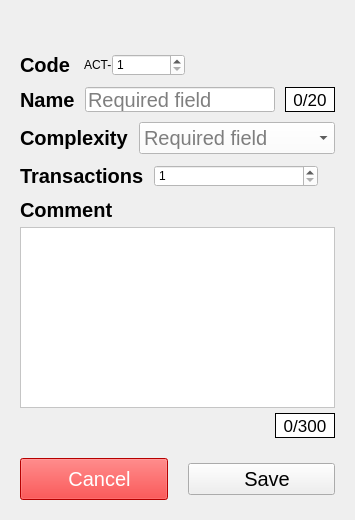
<?xml version="1.0" encoding="UTF-8"?>
<ui version="4.0">
 <class>Dialog</class>
 <widget class="QDialog" name="Dialog">
  <property name="geometry">
   <rect>
    <x>0</x>
    <y>0</y>
    <width>355</width>
    <height>520</height>
   </rect>
  </property>
  <property name="sizePolicy">
   <sizepolicy hsizetype="Fixed" vsizetype="Fixed">
    <horstretch>0</horstretch>
    <verstretch>0</verstretch>
   </sizepolicy>
  </property>
  <property name="windowTitle">
   <string>Dialog</string>
  </property>
  <property name="styleSheet">
   <string notr="true"/>
  </property>
  <layout class="QGridLayout" name="gridLayout">
   <property name="leftMargin">
    <number>20</number>
   </property>
   <property name="topMargin">
    <number>15</number>
   </property>
   <property name="rightMargin">
    <number>20</number>
   </property>
   <property name="bottomMargin">
    <number>20</number>
   </property>
   <property name="spacing">
    <number>10</number>
   </property>
   <item row="2" column="0">
    <layout class="QHBoxLayout" name="name_HorizontalLayout">
     <property name="spacing">
      <number>10</number>
     </property>
     <item>
      <widget class="QLabel" name="name_Label">
       <property name="font">
        <font>
         <family>Arial</family>
         <pointsize>15</pointsize>
         <bold>true</bold>
        </font>
       </property>
       <property name="text">
        <string>Name</string>
       </property>
      </widget>
     </item>
     <item>
      <widget class="QLineEdit" name="name_LineEdit">
       <property name="minimumSize">
        <size>
         <width>0</width>
         <height>25</height>
        </size>
       </property>
       <property name="font">
        <font>
         <family>Arial</family>
         <pointsize>15</pointsize>
        </font>
       </property>
       <property name="mouseTracking">
        <bool>false</bool>
       </property>
       <property name="focusPolicy">
        <enum>Qt::WheelFocus</enum>
       </property>
       <property name="acceptDrops">
        <bool>false</bool>
       </property>
       <property name="styleSheet">
        <string notr="true">background:white;
color: black;</string>
       </property>
       <property name="maxLength">
        <number>20</number>
       </property>
       <property name="cursorPosition">
        <number>0</number>
       </property>
       <property name="placeholderText">
        <string>Required field</string>
       </property>
      </widget>
     </item>
     <item>
      <widget class="QLabel" name="nameCounter_Label">
       <property name="minimumSize">
        <size>
         <width>50</width>
         <height>25</height>
        </size>
       </property>
       <property name="font">
        <font>
         <family>Arial</family>
         <pointsize>13</pointsize>
        </font>
       </property>
       <property name="styleSheet">
        <string notr="true">background: white;
color: black;
border: 1px solid black;</string>
       </property>
       <property name="text">
        <string>0/20</string>
       </property>
       <property name="alignment">
        <set>Qt::AlignCenter</set>
       </property>
      </widget>
     </item>
    </layout>
   </item>
   <item row="1" column="0">
    <layout class="QHBoxLayout" name="code_HorizontalLayout">
     <property name="spacing">
      <number>0</number>
     </property>
     <property name="rightMargin">
      <number>0</number>
     </property>
     <item>
      <widget class="QLabel" name="code_Label_2">
       <property name="maximumSize">
        <size>
         <width>50</width>
         <height>50</height>
        </size>
       </property>
       <property name="font">
        <font>
         <family>Arial</family>
         <pointsize>15</pointsize>
         <bold>true</bold>
        </font>
       </property>
       <property name="styleSheet">
        <string notr="true"/>
       </property>
       <property name="text">
        <string>Code</string>
       </property>
      </widget>
     </item>
     <item>
      <spacer name="horizontalSpacer_2">
       <property name="orientation">
        <enum>Qt::Horizontal</enum>
       </property>
       <property name="sizeType">
        <enum>QSizePolicy::Fixed</enum>
       </property>
       <property name="sizeHint" stdset="0">
        <size>
         <width>14</width>
         <height>12</height>
        </size>
       </property>
      </spacer>
     </item>
     <item>
      <widget class="QLabel" name="code_Label">
       <property name="minimumSize">
        <size>
         <width>0</width>
         <height>0</height>
        </size>
       </property>
       <property name="maximumSize">
        <size>
         <width>16777215</width>
         <height>16777215</height>
        </size>
       </property>
       <property name="styleSheet">
        <string notr="true">color:black;</string>
       </property>
       <property name="text">
        <string>ACT-</string>
       </property>
       <property name="alignment">
        <set>Qt::AlignLeading|Qt::AlignLeft|Qt::AlignVCenter</set>
       </property>
      </widget>
     </item>
     <item>
      <widget class="QSpinBox" name="code_SpinBox">
       <property name="sizePolicy">
        <sizepolicy hsizetype="MinimumExpanding" vsizetype="Fixed">
         <horstretch>0</horstretch>
         <verstretch>0</verstretch>
        </sizepolicy>
       </property>
       <property name="minimumSize">
        <size>
         <width>0</width>
         <height>0</height>
        </size>
       </property>
       <property name="focusPolicy">
        <enum>Qt::WheelFocus</enum>
       </property>
       <property name="styleSheet">
        <string notr="true">background:white;
color: black;</string>
       </property>
       <property name="prefix">
        <string/>
       </property>
       <property name="minimum">
        <number>1</number>
       </property>
       <property name="maximum">
        <number>9999</number>
       </property>
       <property name="stepType">
        <enum>QAbstractSpinBox::DefaultStepType</enum>
       </property>
      </widget>
     </item>
     <item>
      <spacer name="horizontalSpacer_3">
       <property name="orientation">
        <enum>Qt::Horizontal</enum>
       </property>
       <property name="sizeType">
        <enum>QSizePolicy::Preferred</enum>
       </property>
       <property name="sizeHint" stdset="0">
        <size>
         <width>150</width>
         <height>12</height>
        </size>
       </property>
      </spacer>
     </item>
    </layout>
   </item>
   <item row="6" column="0">
    <layout class="QVBoxLayout" name="verticalLayout">
     <property name="spacing">
      <number>5</number>
     </property>
     <item>
      <widget class="QLabel" name="comment_Label">
       <property name="font">
        <font>
         <family>Arial</family>
         <pointsize>15</pointsize>
         <bold>true</bold>
        </font>
       </property>
       <property name="text">
        <string>Comment</string>
       </property>
      </widget>
     </item>
     <item>
      <widget class="QPlainTextEdit" name="comment_PlainTextEdit">
       <property name="font">
        <font>
         <family>Arial</family>
         <pointsize>15</pointsize>
        </font>
       </property>
       <property name="focusPolicy">
        <enum>Qt::WheelFocus</enum>
       </property>
       <property name="acceptDrops">
        <bool>false</bool>
       </property>
       <property name="styleSheet">
        <string notr="true">background:white;
color: black;</string>
       </property>
       <property name="inputMethodHints">
        <set>Qt::ImhMultiLine</set>
       </property>
       <property name="tabChangesFocus">
        <bool>true</bool>
       </property>
       <property name="maximumBlockCount">
        <number>0</number>
       </property>
      </widget>
     </item>
     <item>
      <layout class="QHBoxLayout" name="horizontalLayout">
       <property name="spacing">
        <number>0</number>
       </property>
       <item>
        <spacer name="horizontalSpacer_4">
         <property name="orientation">
          <enum>Qt::Horizontal</enum>
         </property>
         <property name="sizeHint" stdset="0">
          <size>
           <width>40</width>
           <height>20</height>
          </size>
         </property>
        </spacer>
       </item>
       <item>
        <widget class="QLabel" name="commentCounter_Label">
         <property name="minimumSize">
          <size>
           <width>60</width>
           <height>25</height>
          </size>
         </property>
         <property name="maximumSize">
          <size>
           <width>50</width>
           <height>16777215</height>
          </size>
         </property>
         <property name="font">
          <font>
           <family>Arial</family>
           <pointsize>13</pointsize>
          </font>
         </property>
         <property name="styleSheet">
          <string notr="true">background: white;
color: black;
border: 1px solid black;</string>
         </property>
         <property name="text">
          <string>0/300</string>
         </property>
         <property name="alignment">
          <set>Qt::AlignCenter</set>
         </property>
         <property name="margin">
          <number>1</number>
         </property>
        </widget>
       </item>
      </layout>
     </item>
    </layout>
   </item>
   <item row="4" column="0">
    <layout class="QHBoxLayout" name="complexity_HorizontalLayout">
     <property name="spacing">
      <number>10</number>
     </property>
     <property name="rightMargin">
      <number>0</number>
     </property>
     <item>
      <widget class="QLabel" name="complexity_Label">
       <property name="font">
        <font>
         <family>Arial</family>
         <pointsize>15</pointsize>
         <bold>true</bold>
        </font>
       </property>
       <property name="text">
        <string>Complexity</string>
       </property>
      </widget>
     </item>
     <item>
      <widget class="QComboBox" name="complexity_ComboBox">
       <property name="sizePolicy">
        <sizepolicy hsizetype="MinimumExpanding" vsizetype="Fixed">
         <horstretch>0</horstretch>
         <verstretch>0</verstretch>
        </sizepolicy>
       </property>
       <property name="font">
        <font>
         <family>Arial</family>
         <pointsize>15</pointsize>
        </font>
       </property>
       <property name="focusPolicy">
        <enum>Qt::WheelFocus</enum>
       </property>
       <property name="styleSheet">
        <string notr="true">QComboBox {
	background-color: white;
	color:black;
	combobox-popup: 0;
}

QComboBox QAbstractItemView {
	background-color: white;
	border: 1px solid black;
	selection-background-color: #E6E6E6;
	selection-color: black;
	color:black;
}</string>
       </property>
       <property name="currentIndex">
        <number>-1</number>
       </property>
       <property name="placeholderText">
        <string>Required field</string>
       </property>
       <item>
        <property name="text">
         <string>Simple</string>
        </property>
       </item>
       <item>
        <property name="text">
         <string>Average</string>
        </property>
       </item>
       <item>
        <property name="text">
         <string>Complex</string>
        </property>
       </item>
      </widget>
     </item>
    </layout>
   </item>
   <item row="0" column="0">
    <layout class="QHBoxLayout" name="horizontalLayout_6">
     <property name="spacing">
      <number>0</number>
     </property>
     <property name="rightMargin">
      <number>10</number>
     </property>
     <property name="bottomMargin">
      <number>5</number>
     </property>
     <item>
      <widget class="QLabel" name="icono_Label">
       <property name="maximumSize">
        <size>
         <width>30</width>
         <height>30</height>
        </size>
       </property>
       <property name="font">
        <font>
         <family>Arial</family>
         <pointsize>15</pointsize>
        </font>
       </property>
       <property name="styleSheet">
        <string notr="true"/>
       </property>
       <property name="text">
        <string/>
       </property>
       <property name="scaledContents">
        <bool>true</bool>
       </property>
       <property name="alignment">
        <set>Qt::AlignCenter</set>
       </property>
       <property name="wordWrap">
        <bool>false</bool>
       </property>
       <property name="margin">
        <number>1</number>
       </property>
       <property name="indent">
        <number>-1</number>
       </property>
      </widget>
     </item>
     <item>
      <widget class="QLabel" name="titulo_Label">
       <property name="font">
        <font>
         <family>Arial</family>
         <pointsize>15</pointsize>
         <bold>true</bold>
        </font>
       </property>
       <property name="styleSheet">
        <string notr="true"/>
       </property>
       <property name="text">
        <string/>
       </property>
       <property name="alignment">
        <set>Qt::AlignCenter</set>
       </property>
      </widget>
     </item>
    </layout>
   </item>
   <item row="7" column="0">
    <layout class="QHBoxLayout" name="options_HorizontalLayout">
     <property name="spacing">
      <number>20</number>
     </property>
     <property name="topMargin">
      <number>10</number>
     </property>
     <item>
      <widget class="QPushButton" name="cancel_Button">
       <property name="font">
        <font>
         <family>Arial</family>
         <pointsize>15</pointsize>
        </font>
       </property>
       <property name="cursor">
        <cursorShape>PointingHandCursor</cursorShape>
       </property>
       <property name="focusPolicy">
        <enum>Qt::NoFocus</enum>
       </property>
       <property name="styleSheet">
        <string notr="true">background: #FF0000;
color: white;
padding: 8px 0px 8px 0px;</string>
       </property>
       <property name="text">
        <string>  Cancel</string>
       </property>
       <property name="icon">
        <iconset>
         <normaloff>:/resources/images/cancel.png</normaloff>:/resources/images/cancel.png</iconset>
       </property>
       <property name="iconSize">
        <size>
         <width>20</width>
         <height>20</height>
        </size>
       </property>
       <property name="autoDefault">
        <bool>false</bool>
       </property>
      </widget>
     </item>
     <item>
      <widget class="QPushButton" name="save_Button">
       <property name="font">
        <font>
         <family>Arial</family>
         <pointsize>15</pointsize>
        </font>
       </property>
       <property name="cursor">
        <cursorShape>PointingHandCursor</cursorShape>
       </property>
       <property name="focusPolicy">
        <enum>Qt::NoFocus</enum>
       </property>
       <property name="styleSheet">
        <string notr="true"/>
       </property>
       <property name="text">
        <string>  Save</string>
       </property>
       <property name="icon">
        <iconset>
         <normaloff>:/resources/images/save.png</normaloff>:/resources/images/save.png</iconset>
       </property>
       <property name="iconSize">
        <size>
         <width>20</width>
         <height>20</height>
        </size>
       </property>
       <property name="autoDefault">
        <bool>false</bool>
       </property>
      </widget>
     </item>
    </layout>
   </item>
   <item row="5" column="0">
    <widget class="QWidget" name="transactions_Widget" native="true">
     <layout class="QHBoxLayout" name="transactions_HorizontalLayout">
      <property name="spacing">
       <number>10</number>
      </property>
      <property name="leftMargin">
       <number>0</number>
      </property>
      <property name="topMargin">
       <number>0</number>
      </property>
      <property name="rightMargin">
       <number>0</number>
      </property>
      <property name="bottomMargin">
       <number>0</number>
      </property>
      <item>
       <widget class="QLabel" name="transactions_Label">
        <property name="font">
         <font>
          <family>Arial</family>
          <pointsize>15</pointsize>
          <bold>true</bold>
         </font>
        </property>
        <property name="text">
         <string>Transactions</string>
        </property>
       </widget>
      </item>
      <item>
       <widget class="QSpinBox" name="transactions_SpinBox">
        <property name="sizePolicy">
         <sizepolicy hsizetype="MinimumExpanding" vsizetype="Fixed">
          <horstretch>0</horstretch>
          <verstretch>0</verstretch>
         </sizepolicy>
        </property>
        <property name="minimumSize">
         <size>
          <width>0</width>
          <height>0</height>
         </size>
        </property>
        <property name="focusPolicy">
         <enum>Qt::WheelFocus</enum>
        </property>
        <property name="styleSheet">
         <string notr="true">background:white;
color: black;</string>
        </property>
        <property name="minimum">
         <number>1</number>
        </property>
        <property name="maximum">
         <number>100</number>
        </property>
       </widget>
      </item>
      <item>
       <widget class="QLabel" name="info_label">
        <property name="maximumSize">
         <size>
          <width>25</width>
          <height>25</height>
         </size>
        </property>
        <property name="toolTip">
         <string>&lt;html&gt;&lt;head/&gt;&lt;body&gt;– For 'Simple' complexity use cases, transactions range from 1 to 3. &lt;br/&gt;– For 'Medium' complexity, the range is 4 to 7.&lt;br/&gt;– For 'Complex' complexity, it is more than 7, with a maximum of up to 100 transactions for extremely complex cases.&lt;/body&gt;&lt;/html&gt;</string>
        </property>
        <property name="styleSheet">
         <string notr="true">QToolTip{
	background: white;
	color: black;
 	border: 1px solid black;
	padding: 5px;
}
</string>
        </property>
        <property name="text">
         <string/>
        </property>
        <property name="scaledContents">
         <bool>true</bool>
        </property>
       </widget>
      </item>
     </layout>
    </widget>
   </item>
  </layout>
 </widget>
 <resources/>
 <connections/>
</ui>
